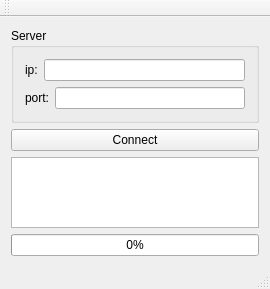
<?xml version="1.0" encoding="UTF-8"?>
<ui version="4.0">
 <class>ClientTcpWindow</class>
 <widget class="QMainWindow" name="ClientTcpWindow">
  <property name="geometry">
   <rect>
    <x>0</x>
    <y>0</y>
    <width>270</width>
    <height>289</height>
   </rect>
  </property>
  <property name="windowTitle">
   <string>ClientTcpWindow</string>
  </property>
  <widget class="QWidget" name="centralWidget">
   <layout class="QGridLayout" name="gridLayout">
    <item row="0" column="0">
     <widget class="QGroupBox" name="groupBox_server">
      <property name="title">
       <string>Server</string>
      </property>
      <layout class="QVBoxLayout" name="verticalLayout">
       <item>
        <layout class="QHBoxLayout" name="horizontalLayout">
         <item>
          <widget class="QLabel" name="label_serverAddr">
           <property name="text">
            <string>ip:</string>
           </property>
          </widget>
         </item>
         <item>
          <widget class="QLineEdit" name="lineEdit_serverAddr"/>
         </item>
        </layout>
       </item>
       <item>
        <layout class="QHBoxLayout" name="horizontalLayout_2">
         <item>
          <widget class="QLabel" name="label_serverPort">
           <property name="text">
            <string>port:</string>
           </property>
          </widget>
         </item>
         <item>
          <widget class="QLineEdit" name="lineEdit_serverPort"/>
         </item>
        </layout>
       </item>
      </layout>
     </widget>
    </item>
    <item row="3" column="0">
     <widget class="QProgressBar" name="progressBar">
      <property name="value">
       <number>0</number>
      </property>
     </widget>
    </item>
    <item row="1" column="0">
     <widget class="QPushButton" name="pushButton_linkServer">
      <property name="text">
       <string>Connect</string>
      </property>
     </widget>
    </item>
    <item row="2" column="0">
     <widget class="RcvProgressView" name="graphicsView">
      <property name="alignment">
       <set>Qt::AlignLeading|Qt::AlignLeft|Qt::AlignTop</set>
      </property>
     </widget>
    </item>
   </layout>
  </widget>
  <widget class="QMenuBar" name="menuBar">
   <property name="geometry">
    <rect>
     <x>0</x>
     <y>0</y>
     <width>270</width>
     <height>23</height>
    </rect>
   </property>
  </widget>
  <widget class="QToolBar" name="mainToolBar">
   <attribute name="toolBarArea">
    <enum>TopToolBarArea</enum>
   </attribute>
   <attribute name="toolBarBreak">
    <bool>false</bool>
   </attribute>
  </widget>
  <widget class="QStatusBar" name="statusBar"/>
 </widget>
 <layoutdefault spacing="6" margin="11"/>
 <customwidgets>
  <customwidget>
   <class>RcvProgressView</class>
   <extends>QGraphicsView</extends>
   <header>gui/rcvprogressview.h</header>
  </customwidget>
 </customwidgets>
 <resources/>
 <connections/>
</ui>
